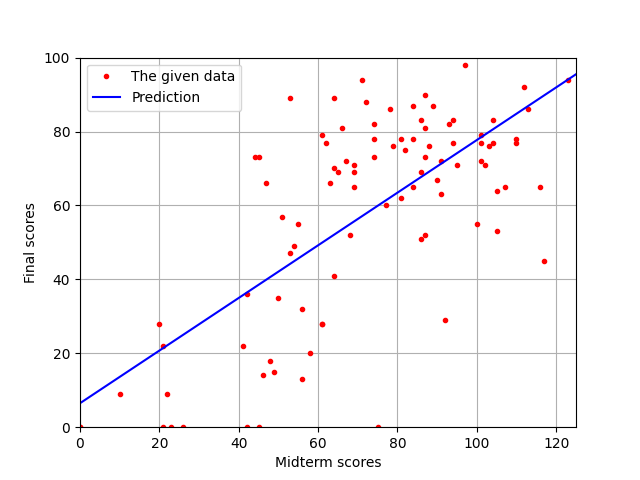

The Python source for this figure:
import os
import numpy as np
import matplotlib.pyplot as plt

if __name__ == '__main__':
    midterm_range = np.array([0, 125])
    final_range = np.array([0, 100])

    # Load score data
    class_kr = np.loadtxt(os.path.join(os.path.dirname(__file__), 'data/class_score_kr.csv'), delimiter=',')
    class_en = np.loadtxt(os.path.join(os.path.dirname(__file__), 'data/class_score_en.csv'), delimiter=',')
    data = np.vstack((class_kr, class_en))

    # Estimate a line, final = slope * midterm + y_intercept
    x = data[:,0]
    y = data[:,1]
    A = np.vstack((x, np.ones(x.shape[0]))).T
    A_inv = np.linalg.pinv(A)
    line = A_inv @ y

    # Predict scores
    final = lambda midterm: line[0] * midterm + line[1]
    while True:
        try:
            given = input('Q) Please input your midterm score (Enter or -1: exit)? ')
            if given == '' or float(given) < 0:
                break
            print(f'A) Your final score is expected to {final(float(given)):.3f}.')
        except Exception as ex:
            print(f'Cannot answer the question. (message: {ex})')
            break

    # Plot scores and the estimated line
    plt.figure()
    plt.plot(data[:,0], data[:,1], 'r.', label='The given data')
    plt.plot(midterm_range, final(midterm_range), 'b-', label='Prediction')
    plt.xlabel('Midterm scores')
    plt.ylabel('Final scores')
    plt.xlim(midterm_range)
    plt.ylim(final_range)
    plt.grid()
    plt.legend()
    plt.show()
